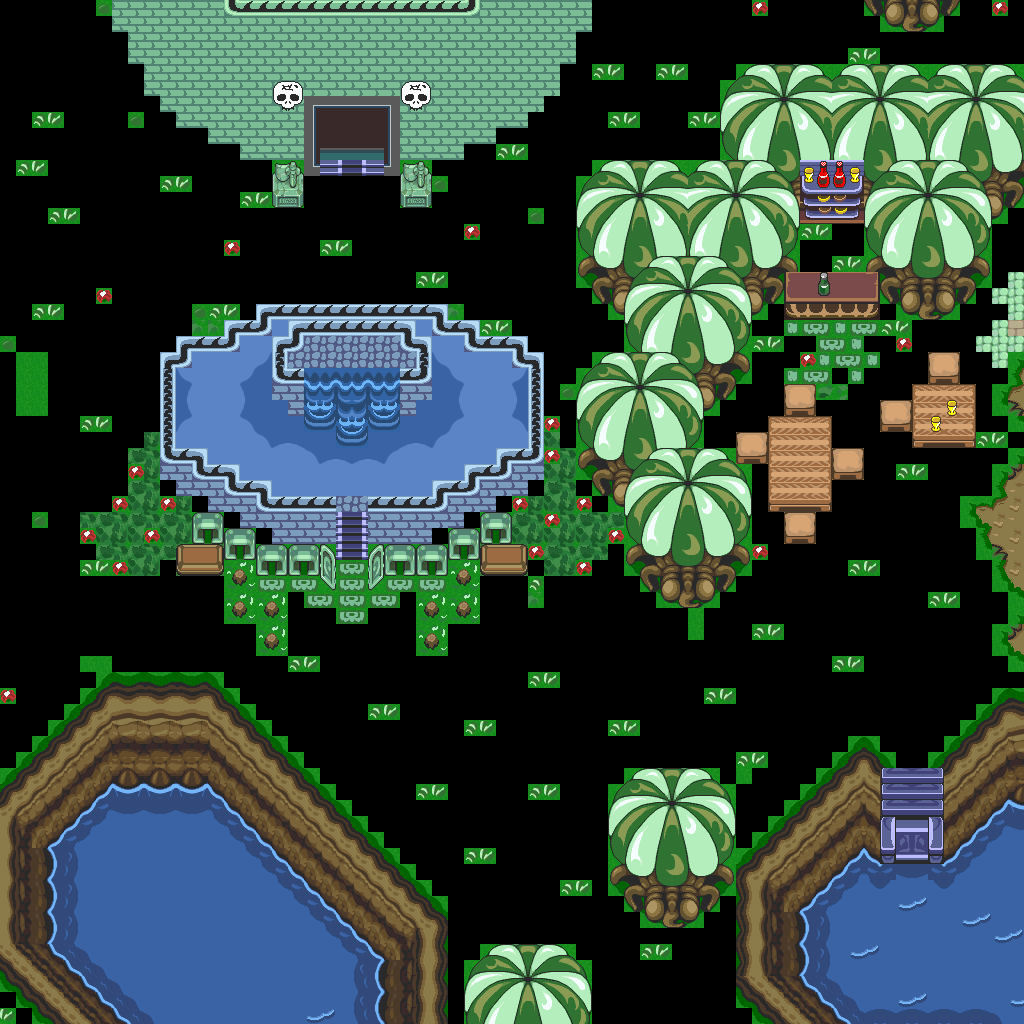

Below is a game level as drawn by its tile map, then a one-line description and the .tmx that defines it (tile-layer data replaced by summaries):
An orthogonal 64x64 tile map with 16x16 px tiles, 1 tile layer (base), 2 hidden layers not drawn and 47 objects.

<map version="1.10" tiledversion="1.12.1" orientation="orthogonal" renderorder="right-down" width="64" height="64" tilewidth="16" tileheight="16" infinite="0" nextlayerid="4" nextobjectid="48">
 <tileset firstgid="1" source="../classiciphone_pics4.tsx" />
 <layer id="1" name="base" width="64" height="64">
  <data>[4096 cells, 2407 non-empty, 331 distinct tile ids]</data>
 </layer>
 <layer id="2" name="collision" width="64" height="64" visible="0">
  <properties><property name="collision" value="true" /></properties>
  <data>[4096 cells, 1314 non-empty, 1 distinct tile ids]</data>
 </layer>
 <layer id="3" name="water" width="64" height="64" visible="0">
  <properties><property name="terrain" value="water" /></properties>
  <data>[4096 cells, 524 non-empty, 1 distinct tile ids]</data>
 </layer>
 <objectgroup id="4" name="npcs">
  <object id="1" x="816.0" y="240.0" width="16" height="16">
   <properties>
    <property name="gani" value="beerhost.png" />
    <property name="script" type="string">-- Auto-converted from GraalScript
-- //Script by Master Storm
-- if (created)</property>
   </properties>
  </object>
  <object id="2" x="256.0" y="512.0" width="16" height="16">
   <properties>
    <property name="gani" value="classic_tower_corners.png" />
    <property name="script" type="string">-- Auto-converted from GraalScript
-- [CLIENT-SIDE — server no-op]
-- if (created) {
-- setimgpart classic_tower_corners.png,0,96,16,32;
-- setcoloreffect 123/255*(1+.3),156/255*(1+.3),189/255*(1+.3),1;
-- drawunderplayer;
-- dontblock;
-- }</property>
   </properties>
  </object>
  <object id="3" x="224.0" y="496.0" width="16" height="16">
   <properties>
    <property name="gani" value="classic_tower_corners.png" />
    <property name="script" type="string">-- Auto-converted from GraalScript
-- [CLIENT-SIDE — server no-op]
-- if (created) {
-- setimgpart classic_tower_corners.png,0,96,16,32;
-- setcoloreffect 123/255*(1+.3),156/255*(1+.3),189/255*(1+.3),1;
-- drawunderplayer;
-- dontblock;
-- }</property>
   </properties>
  </object>
  <object id="4" x="192.0" y="480.0" width="16" height="16">
   <properties>
    <property name="gani" value="classic_tower_corners.png" />
    <property name="script" type="string">-- Auto-converted from GraalScript
-- [CLIENT-SIDE — server no-op]
-- if (created) {
-- setimgpart classic_tower_corners.png,0,96,16,32;
-- setcoloreffect 123/255*(1+.3),156/255*(1+.3),189/255*(1+.3),1;
-- drawunderplayer;
-- dontblock;
-- }</property>
   </properties>
  </object>
  <object id="5" x="160.0" y="464.0" width="16" height="16">
   <properties>
    <property name="gani" value="classic_tower_corners.png" />
    <property name="script" type="string">-- Auto-converted from GraalScript
-- [CLIENT-SIDE — server no-op]
-- if (created) {
-- setimgpart classic_tower_corners.png,0,96,16,32;
-- setcoloreffect 123/255*(1+.3),156/255*(1+.3),189/255*(1+.3),1;
-- drawunderplayer;
-- dontblock;
-- }</property>
   </properties>
  </object>
  <object id="6" x="432.0" y="512.0" width="16" height="16">
   <properties>
    <property name="gani" value="classic_tower_corners.png" />
    <property name="script" type="string">-- Auto-converted from GraalScript
-- [CLIENT-SIDE — server no-op]
-- if (created) {
-- setimgpart classic_tower_corners.png,16,96,16,32;
-- setcoloreffect 123/255*(1+.3),156/255*(1+.3),189/255*(1+.3),1;
-- drawunderplayer;
-- dontblock;
-- }</property>
   </properties>
  </object>
  <object id="7" x="464.0" y="496.0" width="16" height="16">
   <properties>
    <property name="gani" value="classic_tower_corners.png" />
    <property name="script" type="string">-- Auto-converted from GraalScript
-- [CLIENT-SIDE — server no-op]
-- if (created) {
-- setimgpart classic_tower_corners.png,16,96,16,32;
-- setcoloreffect 123/255*(1+.3),156/255*(1+.3),189/255*(1+.3),1;
-- drawunderplayer;
-- dontblock;
-- }</property>
   </properties>
  </object>
  </objectgroup>
</map>
<!-- 40 of 47 objects omitted -->
